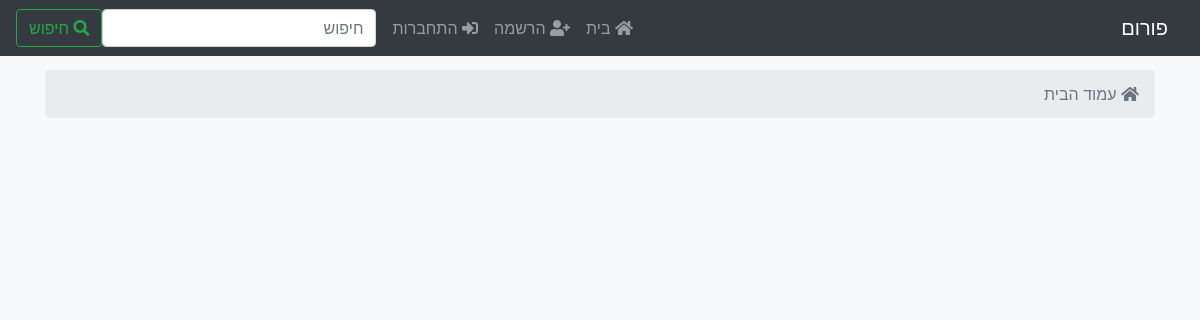
Before: / with the older database file.
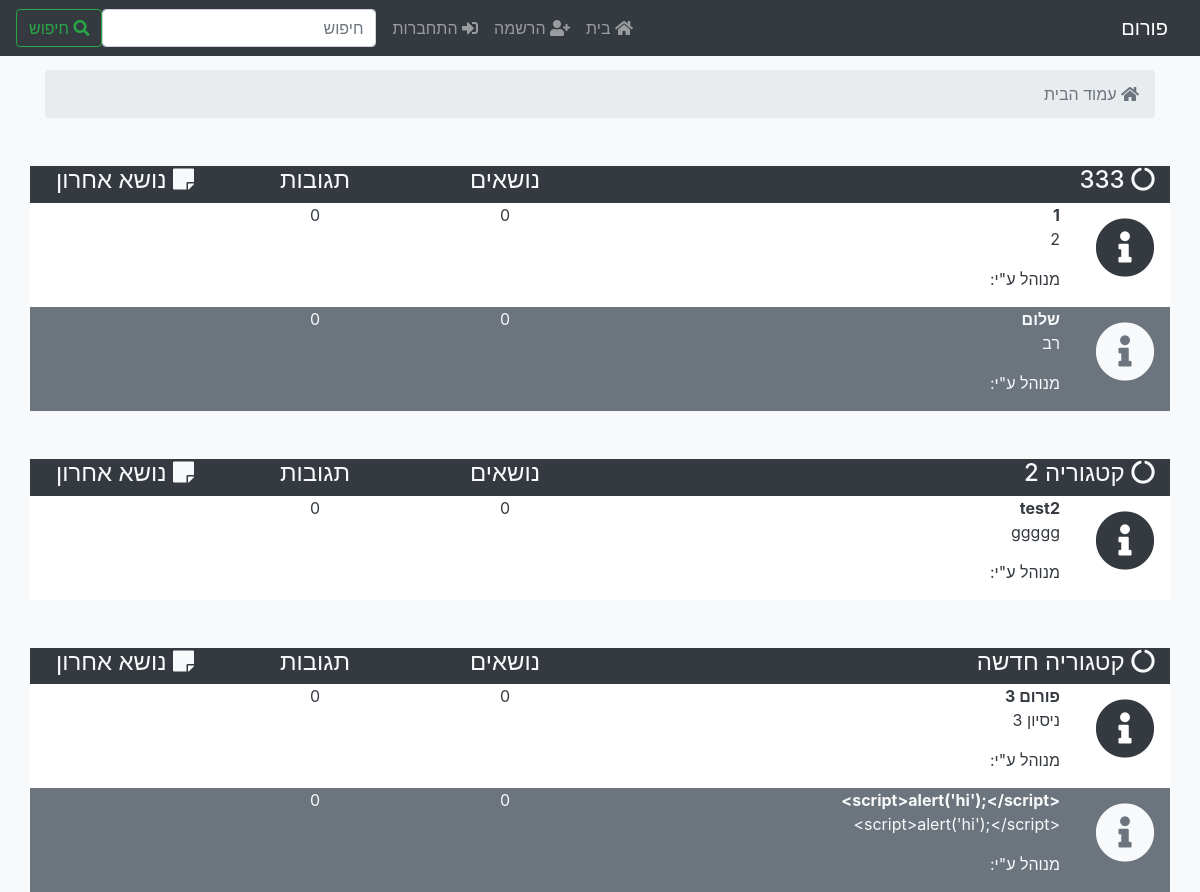
After: the same page with the newer database file.
### tables this page shows
CREATE TABLE `categories` (
  `id` int(10) UNSIGNED NOT NULL,
  `name` text NOT NULL,
  `cat_order` int(11) NOT NULL,
  `active` tinyint(1) NOT NULL
);

CREATE TABLE `forums` (
  `id` int(10) UNSIGNED NOT NULL,
  `name` text NOT NULL,
  `description` text NOT NULL,
  `create_date` timestamp NOT NULL DEFAULT CURRENT_TIMESTAMP,
  `cat_order` int(11) NOT NULL,
  `cat_id` int(10) UNSIGNED NOT NULL,
  `active` tinyint(1) NOT NULL
);

### header.php (called while the page is built)
<?php
  require_once("functions/settings.php");
  include ("templates/header.php");
?>

### index.php (called while the page is built, shortened)
<?php
  require_once "header.php";
  include "templates/index_page.php";
  require_once "footer.php";
?>

### functions/functions.php (called while the page is built, shortened)
<?php
  function sanitize_input($string) {
    return htmlspecialchars($string, ENT_QUOTES, 'UTF-8');
  }
  function is_logged_in() {
    return false;
  }
?>

### footer.php (called while the page is built, shortened)
<?php
  include "templates/footer.php";
?>

### classes/class.SQL.php (called while the page is built, shortened)
<?php
  class SQL {
    private $q = '';
    private $sql = '';
    private $ok = false;
    function __construct($link, $q) {
      mysqli_query($link, "SET NAMES utf8");
      $this->q = trim(strtolower($q));
      $this->sql = mysqli_query($link, $q);
      if (!$this->sql) {
        $error = mysqli_error($link);
        echo $q."<br/>";
        echo $error;
        mysqli_query($link, "INSERT INTO queries (query, error) VALUES ('$q', '$error')");
      } else {
        $this->ok = true;
      }
    }
    function result() {
      if ($this->ok && $this->is_select() && $result = mysqli_fetch_assoc($this->sql)) return $result;
      return false;
    }
    private function is_select() {
      return strpos($this->q, 'select') === 0;
    }
    function is_ok() {
      return $this->ok;
    }
  }
?>

### functions/settings.php (called while the page is built, shortened)
<?php
  require_once SITE_ROOT."/../classes/class.Post.php";
  require_once SITE_ROOT."/../classes/class.Category.php";
  require_once SITE_ROOT."/../classes/class.Forum.php";
  require_once SITE_ROOT."/../classes/class.SQL.php";
  require_once SITE_ROOT."/functions.php";
  $classes = ['bg-white text-dark', 'bg-secondary text-light'];
?>

### classes/class.Forum.php (called while the page is built, shortened)
<?php
  class Forum {
    static function getManagers($link, $f_id) {
      $sql = new SQL($link, "SELECT u.id, username FROM users as u JOIN forum_managers as fm ON u.id = fm.user_id AND fm.forum_id = $f_id");
      if ($sql->is_ok()) {
        return $sql;
      }
      return null;
    }
  }
?>

### templates/forum.php (the view, shortened to what this page needs)
<div class="col-6 text-right <?= $classes[$counter] ?>">
  <div class="row">
    <div class="col-2 icon">
      <?php
        if ($forum['active'] == 1) {
      ?>
          <i class="fas fa-info-circle"></i></div>
      <?php
        } else {
      ?>
          <i class="fas fa-lock"></i></div>
      <?php
        }
      ?>
    <div class="col-10">
      <strong><a class="<?= explode(' ', $classes[$counter])[1] ?>" href="view_forum.php?f=<?= $forum['id'] ?>">
        <?= sanitize_input($forum['name']) ?>
      </a></strong>
      <p>
        <?= sanitize_input($forum['description']) ?>
      </p>
      <p>
        מנוהל ע"י:
        <?php
          $managers = Forum::getManagers($link, $forum['id']);
        ?>
      </p>
    </div>
  </div>
</div>
<div class="col-2 text-center <?= $classes[$counter] ?>"><?= $topic_count ?></div>
<div class="col-2 text-center <?= $classes[$counter] ?>"><?= $post_count ?></div>
<div class="col-2 text-left <?= $classes[$counter] ?>">
</div>

### templates/header.php (shortened to what this page needs)
<!DOCTYPE html>
<html lang="en">
<head>
  <link rel="stylesheet" href="https://stackpath.bootstrapcdn.com/bootstrap/4.1.3/css/bootstrap.min.css">
  <link rel="stylesheet" href="https://use.fontawesome.com/releases/v5.8.1/css/all.css">
  <link rel="stylesheet" href="assets/css/style.css">
</head>
<body class="bg-light" style="padding-top:70px;">
  <div class="wrapper">
    <div class="myContainer">
      <nav class="navbar navbar-expand-lg navbar-dark bg-dark fixed-top">
        <a class="navbar-brand" href="./">
          פורום
        </a>
        <div class="collapse navbar-collapse" id="navbarTogglerDemo02">
          <ul class="navbar-nav mr-auto mt-2 mt-lg-0">
            <li class="nav-item">
              <a class="nav-link" href="./"><i class="fas fa-home"></i> בית<span class="sr-only">(current)</span></a>
            </li>
            <?php
              if (is_logged_in()) {
                if ($current_user->get_status() == 2) {
            ?>
                  <li class="nav-item dropdown">
                    <a class="nav-link dropdown-toggle" href="#" id="navbarDropdownMenuLink" data-toggle="dropdown" aria-haspopup="true" aria-expanded="false">
                      פנל ניהול
                    </a>
                    <div class="dropdown-menu" aria-labelledby="navbarDropdownMenuLink">
                      <a class="dropdown-item" data-toggle="modal" data-target="#create-forum-modal">צור פורום</a>
                      <a class="dropdown-item" href="manage_forums.php">ניהול פורומים</a>
                    </div>
                  </li>
            <?php
                }
            ?>
                <li class="nav-item">
                  <span class="navbar-text">
                    שלום <?= $current_user->get_first_name() ?> <?= $current_user->get_last_name() ?>
                  </span>
                </li>
                <li class="nav-item">
                  <a class="nav-link" href="functions/logout.php"><i class="fas fa-door-open"></i> יציאה</a>
                </li>
            <?php
              } else {
            ?>
                <li class="nav-item">
                  <a href="#" class="nav-link" data-toggle="modal" data-target="#register-modal">
                  <i class="fas fa-user-plus"></i> הרשמה
                  </a>
                </li>
                <li class="nav-item">
                  <a href="#" class="nav-link" data-toggle="modal" data-target="#login-modal">
                  <i class="fas fa-sign-in-alt"></i> התחברות
                  </a>
                </li>
            <?php
              }
            ?>
          </ul>
          <form class="form-inline my-2 my-lg-0">
            <input class="form-control mr-sm-2" type="search" placeholder="חיפוש">
            <button class="btn btn-outline-success my-2 my-sm-0" type="submit"><i class="fas fa-search"></i> חיפוש</button>
          </form>
        </div>
      </nav>
    </div>
  </div>
  <div class="container">

### templates/index_page.php
<?php
  $sql = new SQL($link, "SELECT * FROM categories ORDER BY cat_order ASC");
?>
<nav aria-label="breadcrumb">
  <ol class="breadcrumb">
    <li class="breadcrumb-item active"><i class="fas fa-home"></i> עמוד הבית</li>
  </ol>
</nav>
<?php
  while ($cat = $sql->result()) {
    $cat = Category::category_from_sql($cat);
    include "templates/category.php";
  }
?>

### templates/footer.php (shortened to what this page needs)
  </div>
</body>
</html>

### templates/category.php
<div class="row mt-5">
  <div class="col-6 text-right bg-dark">
    <h4>
      <a class="text-light" href="view_category.php?c=<?= $cat->get_id() ?>">
      <i class="fas fa-circle-notch"></i> <?= sanitize_input($cat->get_name()) ?>
      </a>
    </h4>
  </div>
  <div class="col-2 text-center bg-dark text-light"><h4>נושאים</h4></div>
  <div class="col-2 text-center bg-dark text-light"><h4>תגובות</h4></div>
  <div class="col-2 text-center bg-dark text-light"><h4><i class="fas fa-sticky-note"></i> נושא אחרון</h4></div>
  <?php $cat->display_forums($link); ?>
</div>

### classes/class.Category.php (shortened to what this page needs)
<?php
  class Category {
    private $id = null;
    private $name = '';
    static function category_from_sql($sql_result) {
      return new Category($sql_result['name'], $sql_result['cat_order'], $sql_result['id']);
    }
    function __construct($name, $cat_order = null, $id = null) {
      $this->name = $name;
      $this->id = $id;
    }
    function display_forums($link) {
      global $classes;
      $cat_sql = new SQL($link, "SELECT * FROM forums WHERE cat_id = $this->id ORDER BY cat_order ASC");
      if ($cat_sql->is_ok()) {
        $counter = 0;
        while ($forum = $cat_sql->result()) {
          $sql = new SQL($link, "SELECT count(id) AS cnt FROM posts WHERE forum_id = {$forum['id']}");
          $topic_count = $sql->result()['cnt'];
          $sql = new SQL($link, "SELECT count(p1.id) AS cnt FROM posts AS p1 JOIN posts AS p2 ON p1.post_id = p2.id AND p2.forum_id = {$forum['id']}");
          $post_count = $sql->result()['cnt'];
          include SITE_ROOT."/../templates/forum.php";
          $counter++;
          if ($counter == 2) $counter = 0;
        }
      }
    }
    function get_id() {
      return $this->id;
    }
    function get_name() {
      return $this->name;
    }
  }
?>

### assets/css/style.css (style rules this page uses)
body { direction: rtl; }
.icon { font-size: 60px; }

Changed rows visible on the page:
added categories: name "333"
added forums: active 1 (drawn), name "1", description "2", topic_count "0", post_count "0", shown under "333"
added forums: active 1 (drawn), name "שלום", description "רב", topic_count "0", post_count "0", shown under "333"
added categories: name "קטגוריה 2"
added forums: active 1 (drawn), name "test2", description "ggggg", topic_count "0", post_count "0", shown under "קטגוריה 2"
added categories: name "קטגוריה חדשה"
added forums: active 1 (drawn), name "פורום 3", description "ניסיון 3", topic_count "0", post_count "0", shown under "קטגוריה חדשה"
added forums: active 1 (drawn), name "<script>alert('hi');</script>", description "<script>alert('hi');</script>", topic_count "0", post_count "0", shown under "קטגוריה חדשה"
